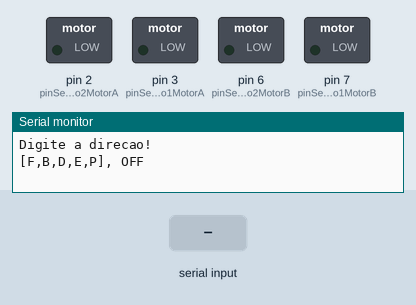
Recording of a sketch running on a simulated Arduino Uno, built with avr-gcc and run on an emulated ATmega328P. On the bench: switched loads named in the sketch (green lamp = pin HIGH), the last lines printed to the serial monitor. Inputs (shaded band) come from the test bench.

Above: at 1.2 s.
1.3 s: "F" received over Serial
At 2.5 s:
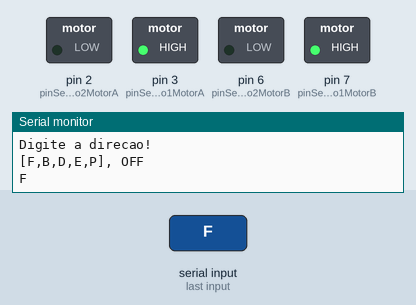
2.8 s: "B" received over Serial
At 3.7 s:
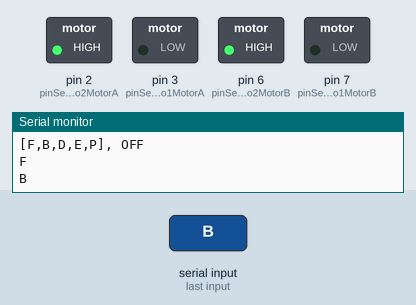
4.3 s: "D" received over Serial
At 4.8 s:
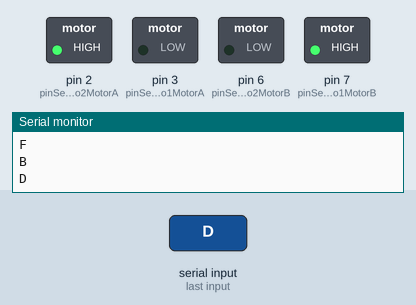
5.8 s: "E" received over Serial
At 7.0 s:
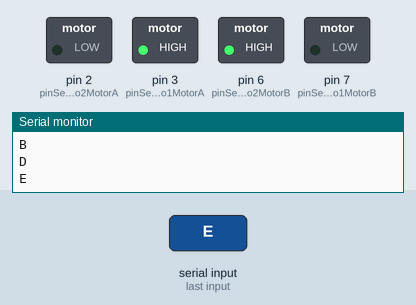
7.3 s: "P" received over Serial
At 8.3 s:
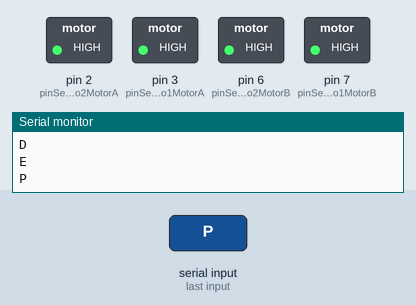
Timing chart, 0 to 9.8 s (numbered marks = the images above; inputs shaded):
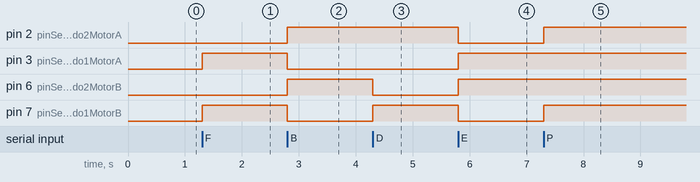

The sketch:

TESTE_MOV.ino
```cpp
#define pinSentido1MotorA 3
#define pinSentido2MotorA 2
#define pinSentido1MotorB 7
#define pinSentido2MotorB 6

char letra;

void setup() {

  Serial.begin(9600);
  Serial.println("Digite a direcao!");
  Serial.println("[F,B,D,E,P], OFF");

  pinMode(pinSentido1MotorA, OUTPUT);
  pinMode(pinSentido2MotorA, OUTPUT);
  pinMode(pinSentido1MotorB, OUTPUT);
  pinMode(pinSentido2MotorB, OUTPUT);
}

void loop() {


 while (Serial.available())
 {
   letra = Serial.read();
   if (letra == 'F') {
     digitalWrite(pinSentido1MotorA, HIGH);
     digitalWrite(pinSentido2MotorA, LOW);
     digitalWrite(pinSentido1MotorB, HIGH);
     digitalWrite(pinSentido2MotorB, LOW);
     Serial.println ("F");

  }
   else if (letra == 'B') {
        digitalWrite(pinSentido1MotorA, LOW);
        digitalWrite(pinSentido2MotorA, HIGH);
        digitalWrite(pinSentido1MotorB, LOW);
        digitalWrite(pinSentido2MotorB, HIGH);
        Serial.println ("B");
     }

   else if (letra == 'D') {
        digitalWrite(pinSentido1MotorA, LOW);
        digitalWrite(pinSentido2MotorA, HIGH);
        digitalWrite(pinSentido1MotorB, HIGH);
        digitalWrite(pinSentido2MotorB, LOW);
        Serial.println ("D");
     }
     else if (letra == 'E') {
        digitalWrite(pinSentido1MotorA, HIGH);
        digitalWrite(pinSentido2MotorA, LOW);
        digitalWrite(pinSentido1MotorB, LOW);
        digitalWrite(pinSentido2MotorB, HIGH);
        Serial.println ("E");
     }
     else if (letra == 'P') {
        digitalWrite(pinSentido1MotorA, HIGH);
        digitalWrite(pinSentido2MotorA, HIGH);
        digitalWrite(pinSentido1MotorB, HIGH);
        digitalWrite(pinSentido2MotorB, HIGH);
        Serial.println ("P");
     }
}
}
```

Measured:
- after the input at 1.3 s, pin 3 (pinSentido1MotorA), pin 7 (pinSentido1MotorB): LOW → HIGH at once
- after the input at 2.8 s, pin 2 (pinSentido2MotorA), pin 6 (pinSentido2MotorB): LOW → HIGH at once; pin 3 (pinSentido1MotorA), pin 7 (pinSentido1MotorB): HIGH → LOW at once
- after the input at 4.3 s, pin 6 (pinSentido2MotorB): HIGH → LOW at once; pin 7 (pinSentido1MotorB): LOW → HIGH at once
- after the input at 5.8 s, pin 2 (pinSentido2MotorA), pin 7 (pinSentido1MotorB): HIGH → LOW at once; pin 3 (pinSentido1MotorA), pin 6 (pinSentido2MotorB): LOW → HIGH at once
- after the input at 7.3 s, pin 2 (pinSentido2MotorA), pin 7 (pinSentido1MotorB): LOW → HIGH at once
